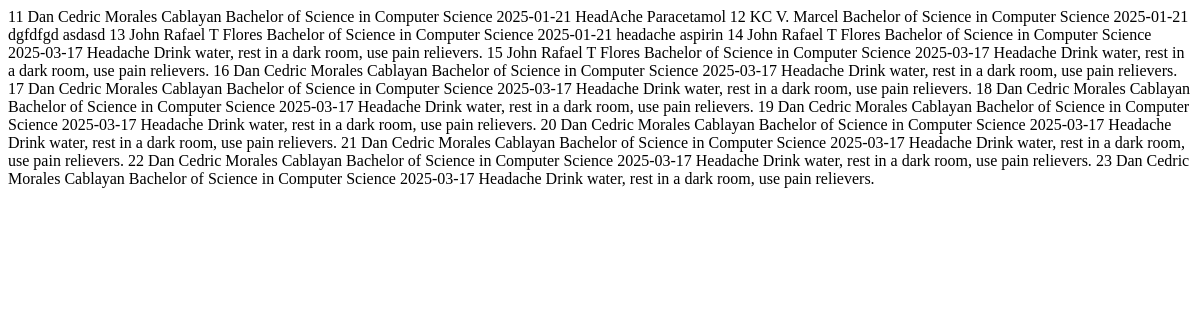
The app's page /admin/record_search.php with its own data.
### tables this page shows
CREATE TABLE `record_tbl` (
  `record_id` int(11) NOT NULL,
  `student_id` bigint(255) NOT NULL,
  `record_date` date NOT NULL,
  `record_time` time NOT NULL,
  `student_name` text NOT NULL,
  `student_department` text NOT NULL,
  `chief_complaint` text NOT NULL,
  `treatment` text NOT NULL,
  `medicine_taken` text NOT NULL
);

### admin/record_search.php (the view)
<?php
require '../config/db_connect.php';
$searchTerm = isset($_GET['search']) ? $_GET['search'] : '';
$sql = "SELECT `record_id`, `student_id`, `record_date`, `student_name`, `student_department`, `chief_complaint`, `treatment`
        FROM `record_tbl`
        WHERE `student_name` LIKE ?
           OR `student_department` LIKE ?
           OR `chief_complaint` LIKE ?
           OR `treatment` LIKE ?
           OR `record_date` LIKE ?";
$stmt = $conn->prepare($sql);
$searchParam = "%" . $searchTerm . "%";
$stmt->bind_param("sssss", $searchParam, $searchParam, $searchParam, $searchParam, $searchParam);
$stmt->execute();
$result = $stmt->get_result();
if ($result->num_rows > 0) {
    while ($row = $result->fetch_assoc()) {
        echo "<tr>
                <td>" . htmlspecialchars($row['record_id']) . "</td>
                <td>" . htmlspecialchars($row['student_name']) . "</td>
                <td>" . htmlspecialchars($row['student_department']) . "</td>
                <td>" . htmlspecialchars($row['record_date']) . "</td>
                <td>" . htmlspecialchars($row['chief_complaint']) . "</td>
                <td>" . htmlspecialchars($row['treatment']) . "</td>
              </tr>";
    }
} else {
    echo "<tr><td colspan='6'>No records found.</td></tr>";
}
?>

### records on screen
record_tbl: record_id "11", student_name "Dan Cedric Morales Cablayan", student_department "Bachelor of Science in Computer Science", record_date "2025-01-21", chief_complaint "HeadAche", treatment "Paracetamol"
record_tbl: record_id "12", student_name "KC V. Marcel", student_department "Bachelor of Science in Computer Science", record_date "2025-01-21", chief_complaint "dgfdfgd", treatment "asdasd"
record_tbl: record_id "13", student_name "John Rafael T Flores", student_department "Bachelor of Science in Computer Science", record_date "2025-01-21", chief_complaint "headache", treatment "aspirin"
record_tbl: record_id "14", student_name "John Rafael T Flores", student_department "Bachelor of Science in Computer Science", record_date "2025-03-17", chief_complaint "Headache", treatment "Drink water, rest in a dark room, use pain relievers."
record_tbl: record_id "15", student_name "John Rafael T Flores", student_department "Bachelor of Science in Computer Science", record_date "2025-03-17", chief_complaint "Headache", treatment "Drink water, rest in a dark room, use pain relievers."
record_tbl: record_id "16", student_name "Dan Cedric Morales Cablayan", student_department "Bachelor of Science in Computer Science", record_date "2025-03-17", chief_complaint "Headache", treatment "Drink water, rest in a dark room, use pain relievers."
record_tbl: record_id "17", student_name "Dan Cedric Morales Cablayan", student_department "Bachelor of Science in Computer Science", record_date "2025-03-17", chief_complaint "Headache", treatment "Drink water, rest in a dark room, use pain relievers."
record_tbl: record_id "18", student_name "Dan Cedric Morales Cablayan", student_department "Bachelor of Science in Computer Science", record_date "2025-03-17", chief_complaint "Headache", treatment "Drink water, rest in a dark room, use pain relievers."
record_tbl: record_id "19", student_name "Dan Cedric Morales Cablayan", student_department "Bachelor of Science in Computer Science", record_date "2025-03-17", chief_complaint "Headache", treatment "Drink water, rest in a dark room, use pain relievers."
record_tbl: record_id "20", student_name "Dan Cedric Morales Cablayan", student_department "Bachelor of Science in Computer Science", record_date "2025-03-17", chief_complaint "Headache", treatment "Drink water, rest in a dark room, use pain relievers."
record_tbl: record_id "21", student_name "Dan Cedric Morales Cablayan", student_department "Bachelor of Science in Computer Science", record_date "2025-03-17", chief_complaint "Headache", treatment "Drink water, rest in a dark room, use pain relievers."
record_tbl: record_id "22", student_name "Dan Cedric Morales Cablayan", student_department "Bachelor of Science in Computer Science", record_date "2025-03-17", chief_complaint "Headache", treatment "Drink water, rest in a dark room, use pain relievers."
record_tbl: record_id "23", student_name "Dan Cedric Morales Cablayan", student_department "Bachelor of Science in Computer Science", record_date "2025-03-17", chief_complaint "Headache", treatment "Drink water, rest in a dark room, use pain relievers."
